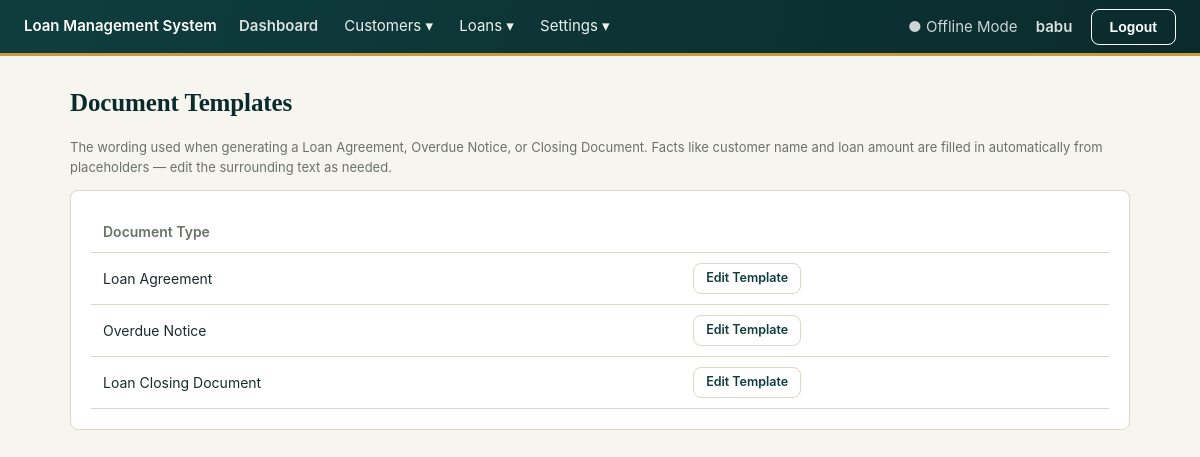
The page /documents/templates/ (signed in) on the database its author committed.
### accounts/models.py (models this page shows, shortened)
class AdminUser(AbstractUser):
    full_name = models.CharField(max_length=150, blank=True)
    session_timeout_minutes = models.PositiveIntegerField(
        default=30,
        help_text="Auto-logout after this many minutes of inactivity.",
    )

### documents/models.py (models this page shows, shortened)
class DocumentTemplate(models.Model):
    CATEGORY_AGREEMENT = "agreement"
    CATEGORY_NOTICE = "notice"
    CATEGORY_CLOSING = "closing"
    CATEGORY_CHOICES = [
        (CATEGORY_AGREEMENT, "Loan Agreement"),
        (CATEGORY_NOTICE, "Overdue Notice"),
        (CATEGORY_CLOSING, "Loan Closing Document"),
    ]
    category = models.CharField(max_length=20, choices=CATEGORY_CHOICES, unique=True)
    body = models.TextField()

### documents/views.py (the view)
# urls.py: path("templates/", views.template_list, name="template_list"),
@login_required
def template_list(request):
    templates = {t.category: t for t in DocumentTemplate.objects.all()}
    rows = [
        {"category": code, "label": label, "template": templates.get(code)}
        for code, label in DocumentTemplate.CATEGORY_CHOICES
    ]
    return render(request, "documents/template_list.html", {"rows": rows})

### core/context_processors.py (called while the page is built)
def system_settings(request):
    return {"company_name": get_setting("company_name")}

### core/models.py (called while the page is built)
def get_setting(key, default=None):
    try:
        return SystemSetting.objects.get(key=key).value
    except SystemSetting.DoesNotExist:
        return DEFAULTS.get(key, default)

### documents/templates/documents/template_list.html
{% extends "base.html" %}
{% block content %}
<h1>Document Templates</h1>
<p class="muted">The wording used when generating a Loan Agreement, Overdue Notice, or Closing Document. Facts like customer name and loan amount are filled in automatically from placeholders — edit the surrounding text as needed.</p>
<div class="card">
  <table>
    <thead><tr><th>Document Type</th><th></th></tr></thead>
    <tbody>
      {% for row in rows %}
        <tr>
          <td>{{ row.label }}</td>
          <td><a href="{% url 'documents:template_edit' row.category %}" class="btn small secondary">Edit Template</a></td>
        </tr>
      {% endfor %}
    </tbody>
  </table>
</div>
{% endblock %}

### templates/base.html (shortened to what this page needs)
{% load static %}
<!DOCTYPE html>
<html lang="en">
<head>
  <link rel="stylesheet" href="{% static 'css/app.css' %}">
</head>
<body>
  <div class="topbar">
    <div>
      <a href="{% url 'customers:list' %}">{{ company_name|default:"Loan Management System" }}</a>
      <a href="{% url 'reports:dashboard' %}" style="margin-left:18px;opacity:.85;">Dashboard</a>
      <div class="nav-dropdown">
        <span class="nav-dropdown-toggle">Customers ▾</span>
      </div>
      <div class="nav-dropdown">
        <span class="nav-dropdown-toggle">Loans ▾</span>
      </div>
      <div class="nav-dropdown">
        <span class="nav-dropdown-toggle">Settings ▾</span>
      </div>
    </div>
    <div>
      <span style="margin-right:14px; opacity:.8;">● Offline Mode</span>
      {% if user.is_authenticated %}
        <a href="{% url 'accounts:profile' %}" style="color:#fff;opacity:.85;margin-right:14px;">{{ user.full_name|default:user.username }}</a>
        <form method="post" action="{% url 'accounts:logout' %}" style="display:inline">
          <button type="submit" class="btn secondary" style="color:#fff;border-color:#fff;">Logout</button>
        </form>
      {% endif %}
    </div>
  </div>
  <div class="container">
    {% block content %}{% endblock %}
  </div>
</body>
</html>

### static/css/app.css (style rules this page uses)
:root { --color-bg: #f7f5f0; --color-surface: #ffffff; --color-border: #ded7c7; --color-ink: #1b2b2b; --color-muted: #6b7268; --color-primary: #0f3d3e; --color-primary-dark: #0a2b2c; --color-primary-light: #e4efee; --color-accent: #c89b3c; --color-accent-dark: #a57f2c; --color-success: #3f7d58; --color-success-bg: #e7f2ec; --color-danger: #a6402f; --color-danger-bg: #f7e9e6; --color-warning: #b8862f; --color-warning-bg: #f6eedb; --radius: 8px; --radius-lg: 12px; --font: -apple-system, "Segoe UI", Roboto, "Helvetica Neue", Arial, sans-serif; --font-display: Georgia, "Times New Roman", "Noto Serif", serif; }
* { box-sizing: border-box; }
body { margin: 0; font-family: var(--font); background: var(--color-bg); color: var(--color-ink); font-size: 15px; line-height: 1.5; }
h1, h2, h3 { font-family: var(--font-display); font-weight: 700; letter-spacing: -0.005em; margin-top: 0; color: var(--color-primary-dark); }
h1 { font-size: 25px; }
.topbar { background: linear-gradient(100deg, var(--color-primary) 0%, var(--color-primary-dark) 100%); color: #fff; padding: 0 24px; display: flex; justify-content: space-between; align-items: center; border-bottom: 3px solid var(--color-accent); min-height: 56px; }
.topbar a { color: #fff; text-decoration: none; font-weight: 600; }
.container { max-width: 1100px; margin: 28px auto; padding: 0 20px; }
.card { background: var(--color-surface); border: 1px solid var(--color-border); border-radius: var(--radius); padding: 20px; margin-bottom: 20px; transition: box-shadow 0.2s ease, transform 0.2s ease; }
table { width: 100%; border-collapse: collapse; }
th, td { text-align: left; padding: 10px 12px; border-bottom: 1px solid var(--color-border); font-size: 14px; }
th { color: var(--color-muted); font-weight: 600; }
tbody tr { transition: background 0.15s ease; }
.btn { display: inline-block; padding: 9px 18px; border-radius: var(--radius); border: 1px solid var(--color-primary); background: var(--color-primary); color: #fff; text-decoration: none; font-size: 14px; font-weight: 600; cursor: pointer; transition: background 0.15s ease, transform 0.15s ease, box-shadow 0.15s ease; }
.btn.secondary { background: transparent; color: var(--color-primary); border-color: var(--color-border); }
.btn.small { padding: 5px 12px; font-size: 12.5px; }
.muted { color: var(--color-muted); font-size: 13px; }
.nav-dropdown { position: relative; display: inline-block; margin-left: 22px; }
.nav-dropdown-toggle { cursor: pointer; opacity: .92; color: #fff; font-size: inherit; user-select: none; }

### rows shown on the page
AdminUser: full_name "babu"
DocumentTemplate: label "Loan Agreement"
DocumentTemplate: label "Overdue Notice"
DocumentTemplate: label "Loan Closing Document"

### other values the page prints
{{ company_name|default:"Loan Management System" }} "Loan Management System"
